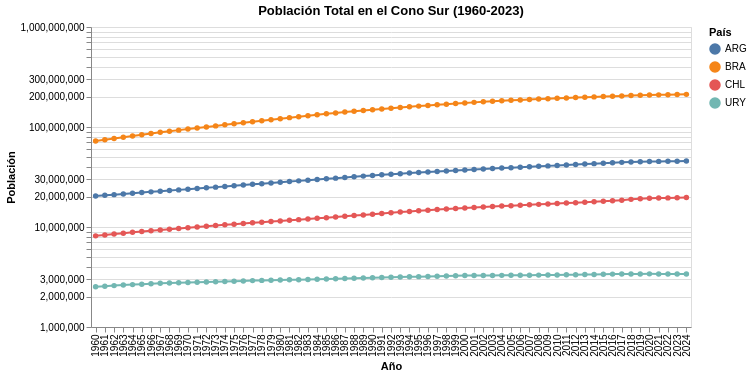

Write notebook code for a chart like this one.
### Markdown cell above
## 4. Visualización Exploratoria

### Crecimiento Comparativo en el Cono Sur
Utilizando los datos descubiertos, comparamos el crecimiento poblacional relativo entre países vecinos.

### Code cell
def get_indicator_data(indicator, countries):
    url = f"{BASE_URL}/data"
    params = {"DATABASE_ID": "WB_WDI", "INDICATOR": indicator, "REF_AREA": ",".join(countries)}
    resp = requests.get(url, params=params).json()
    df = pd.DataFrame(resp['value'])
    df['OBS_VALUE'] = pd.to_numeric(df['OBS_VALUE'])
    df['TIME_PERIOD'] = pd.to_numeric(df['TIME_PERIOD'])
    return df

df_cono_sur = get_indicator_data("WB_WDI_SP_POP_TOTL", ["ARG", "CHL", "URY", "BRA"])

# Uso de DuckDB para filtrar o procesar si fuera necesario
df_filtered = duckdb.query("SELECT * FROM df_cono_sur WHERE TIME_PERIOD >= 1960").df()

# Visualización interactiva con Altair
line_chart = alt.Chart(df_filtered).mark_line(point=True).encode(
    x=alt.X('TIME_PERIOD:O', title='Año'),
    y=alt.Y('OBS_VALUE:Q', title='Población', scale=alt.Scale(type='log')),
    color=alt.Color('REF_AREA:N', title='País'),
    tooltip=['REF_AREA', 'TIME_PERIOD', 'OBS_VALUE']
).properties(
    title='Población Total en el Cono Sur (1960-2023)',
    width=600,
    height=300
).interactive()

line_chart

### Figure 1 — Vega-Lite specification as saved in the notebook (floating-point values rounded to 4 significant figures; data arrays with more than 128 entries replaced by an {"elided": "..."} marker saying what was removed)
{"config": {"view": {"continuousWidth": 300, "continuousHeight": 300}}, "data": {"name": "data-1744b69ee970fde0c61e130bcb7a9072"}, "mark": {"type": "line", "point": true}, "encoding": {"color": {"field": "REF_AREA", "title": "País", "type": "nominal"}, "tooltip": [{"field": "REF_AREA", "type": "nominal"}, {"field": "TIME_PERIOD", "type": "quantitative"}, {"field": "OBS_VALUE", "type": "quantitative"}], "x": {"field": "TIME_PERIOD", "title": "Año", "type": "ordinal"}, "y": {"field": "OBS_VALUE", "scale": {"type": "log"}, "title": "Población", "type": "quantitative"}}, "height": 300, "params": [{"name": "param_5", "select": {"type": "interval", "encodings": ["x", "y"]}, "bind": "scales"}], "title": "Población Total en el Cono Sur (1960-2023)", "width": 600, "$schema": "https://vega.github.io/schema/vega-lite/v5.20.1.json", "datasets": {"data-1744b69ee970fde0c61e130bcb7a9072": {"elided": "260 records"}}}
